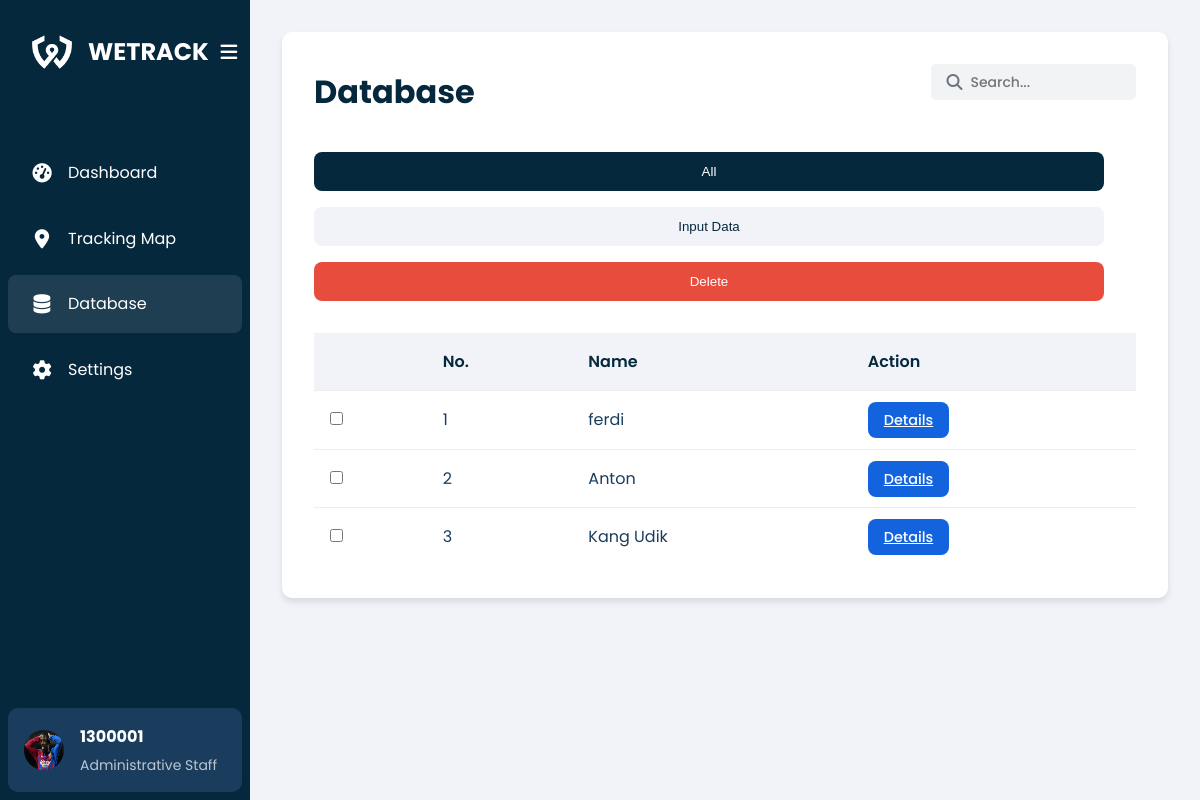
Page /bapas/pages/dataBapas.php (signed in) on the earlier database version.
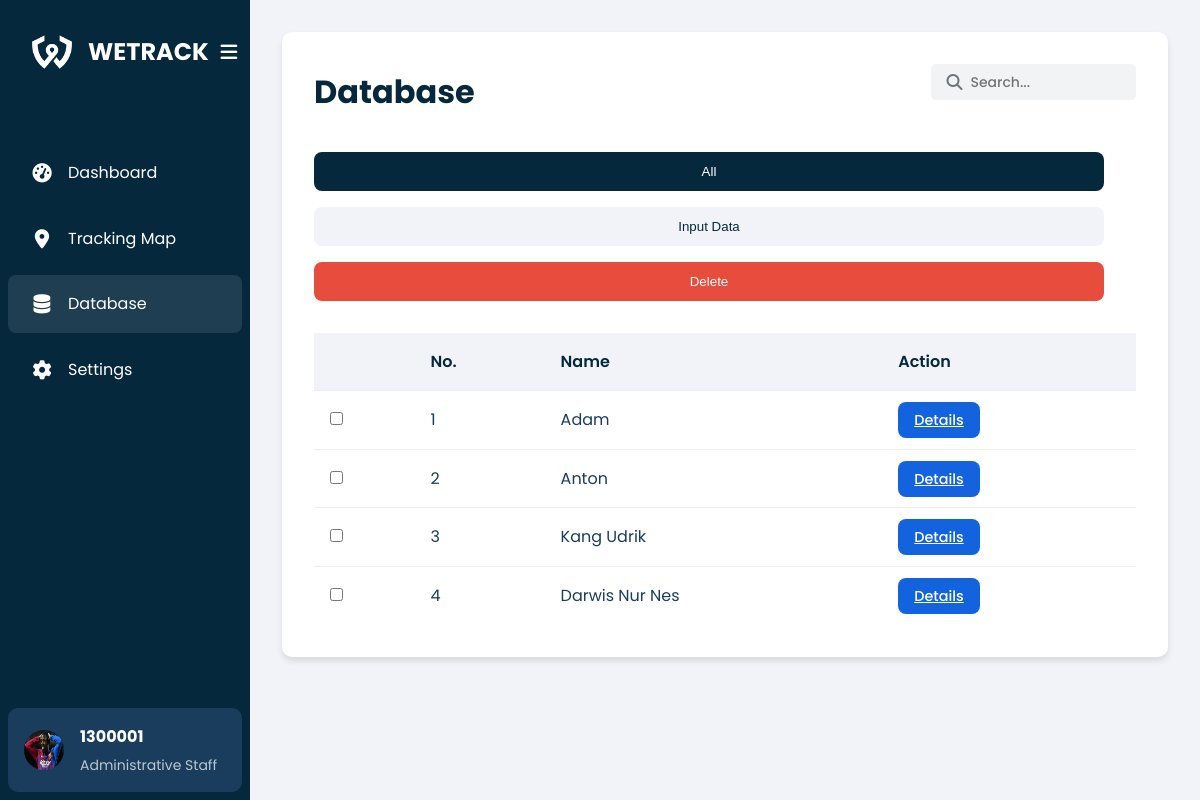
Same page on the later database version.
### tables this page shows
CREATE TABLE `prisoner_geofence` (
  `id` int(11) NOT NULL,
  `nik` varchar(20) NOT NULL,
  `nrt` varchar(20) NOT NULL,
  `prisoner_type` enum('houseArrest','cityPrisoner') NOT NULL,
  `radiusFence` float DEFAULT NULL,
  `centerLat` float DEFAULT NULL,
  `centerLng` float DEFAULT NULL,
  `city_district` varchar(100) DEFAULT NULL,
  `created_at` timestamp NOT NULL DEFAULT current_timestamp()
);

CREATE TABLE `mantan_narapidana` (
  `id` int(11) NOT NULL,
  `fileInput` varchar(255) DEFAULT NULL,
  `nik` varchar(20) DEFAULT NULL,
  `nrt` varchar(20) DEFAULT NULL,
  `nama` varchar(100) DEFAULT NULL,
  `dateBirth` date DEFAULT NULL,
  `address` text DEFAULT NULL,
  `gender` enum('male','female') DEFAULT NULL,
  `nationality` varchar(100) DEFAULT NULL,
  `crime` enum('TwA','Ot','Fraud','Assault','NO','Embezzlement','MvT','Robbery','Brawling') DEFAULT NULL,
  `case` text DEFAULT NULL,
  `punishment` varchar(100) DEFAULT NULL,
  `releaseDate` date DEFAULT NULL,
  `report` text DEFAULT NULL,
  `action` tinyint(1) DEFAULT NULL COMMENT '1 for accept, 0 for reject',
  `created_at` timestamp NOT NULL DEFAULT current_timestamp(),
  `prisoner_type` enum('houseArrest','cityPrisoner') DEFAULT NULL,
  `radiusFence` float DEFAULT NULL,
  `centerLat` float DEFAULT NULL,
  `centerLng` float DEFAULT NULL,
  `city_district` varchar(100) DEFAULT NULL,
  `last_login` timestamp NOT NULL DEFAULT current_timestamp() ON UPDATE current_timestamp()
);

### bapas/pages/dataBapas.php (the view, shortened to what this page needs)
<?php
require __DIR__ . '/../../config/connection.php';
$user_id = $_SESSION['user_id'];
$query = "SELECT id, profile_picture FROM users WHERE id = ?";
$stmt = $conn->prepare($query);
$stmt->bind_param("i", $user_id);
$stmt->execute();
$stmt->bind_result($id, $profile_picture);
?>
<!DOCTYPE html>
<html lang="en">
<head>
    <link rel="stylesheet" href="/wetrack/bapas/css/data.css">
    <link rel="stylesheet" href="https://unpkg.com/leaflet@1.7.1/dist/leaflet.css" />
    <link rel="stylesheet" href="https://cdnjs.cloudflare.com/ajax/libs/font-awesome/6.4.0/css/all.min.css">
    <link rel="stylesheet" href="https://unpkg.com/leaflet-control-geocoder/dist/Control.Geocoder.css" />
</head>
<body>
    <div class="container">
        <aside class="sidebar">
            <div class="sidebar-header">
                <div class="logo">
                    <img src="/wetrack/bapas/Image/wetrack-logo-white.png" alt="WETRACK Logo">
                    <h1 class="logo-text">WETRACK</h1>
                </div>
                <button id="toggle-sidebar" class="toggle-sidebar">
                    <i class="fas fa-bars"></i>
                </button>
            </div>
            <nav class="nav-links">
                <ul>
                    <li><a href="/wetrack/bapas/pages/home.php"><i class="fas fa-tachometer-alt"></i>
                            <span>Dashboard</span></a></li>
                    <li><a href="/wetrack/bapas/pages/tracking.php"><i class="fas fa-map-marker-alt"></i><span>
                                Tracking Map</span></a></li>
                    <li class="active"><a href="/wetrack/bapas/pages/dataBapas.php"><i class="fas fa-database"></i>
                            <span>Database</span></a></li>
                    <li><a href="/wetrack/bapas/pages/setting.php"><i class="fas fa-cog"></i>
                            <span>Settings</span></a></li>
                </ul>
            </nav>
            <div class="user-profile">
                <img src="<?php echo $profile_picture; ?>" alt="Profile picture" width="40" height="40">
                <div class="user-info">
                    <h2><?php echo htmlspecialchars($id); ?></h2>
                    <p>Administrative Staff</p>
                </div>
            </div>
        </aside>
        <main class="content">
            <div class="content-container">
                <div class="content-header">
                    <h1>Database</h1>
                    <div class="search-bar">
                        <input type="text" placeholder="Search...">
                        <i class="fas fa-search"></i>
                    </div>
                </div>
                <div class="button-group">
                    <button class="btn btn-primary" id="showTableBtn">All</button>
                    <button class="btn btn-secondary" id="showInputBtn" onclick="showInput()">Input Data</button>
                    <button class="delete-btn" id="delete-btn" class="btn btn-danger">Delete</button>
                </div>
                <div class="table-container">
                    <table>
                        <thead>
                            <tr>
                                <th></th>
                                <th>No.</th>
                                <th>Name</th>
                                <th>Action</th>
                            </tr>
                        </thead>
                        <tbody>
                            <?php
                            $result = mysqli_query($conn, "SELECT mn.id, mn.nama, pg.prisoner_type,
                            CASE
                                WHEN pg.prisoner_type = 'houseArrest' THEN CONCAT(pg.radiusFence, ' km radius')
                                WHEN pg.prisoner_type = 'cityPrisoner' THEN pg.city_district
                                ELSE 'Not set'
                            END AS geofence_info
                            FROM mantan_narapidana mn
                            INNER JOIN prisoner_geofence pg ON mn.nik = pg.nik AND mn.nrt = pg.nrt
                            LEFT JOIN final_report fr ON mn.nik = fr.nik AND mn.nrt = fr.nrt
                            WHERE fr.id IS NULL
                            ORDER BY mn.id ASC");
                            $i = 1;
                            while ($row = mysqli_fetch_assoc($result)) {
                                echo "<tr>";
                                echo "<td><input type='checkbox' class='row-checkbox' data-id='" . $row['id'] . "'></td>";
                                echo "<td>" . $i . "</td>";
                                echo "<td>" . $row['nama'] . "</td>";
                                echo "<td><a href='data-napi.php?id=" . $row['id'] . "' class='btn btn-action'>Details</a></td>";
                                echo "</tr>";
                                $i++;
                            }
                            ?>
                        </tbody>
                    </table>
                </div>
            </div>
        </main>
    </div>
</body>
</html>

Differences in the rows shown:
removed prisoner_geofence: mantan_narapidana.nama "ferdi"
removed prisoner_geofence: mantan_narapidana.nama "Kang Udik"
added prisoner_geofence: mantan_narapidana.nama "Adam"
added prisoner_geofence: mantan_narapidana.nama "Kang Udrik"
added prisoner_geofence: mantan_narapidana.nama "Darwis Nur Nes"
